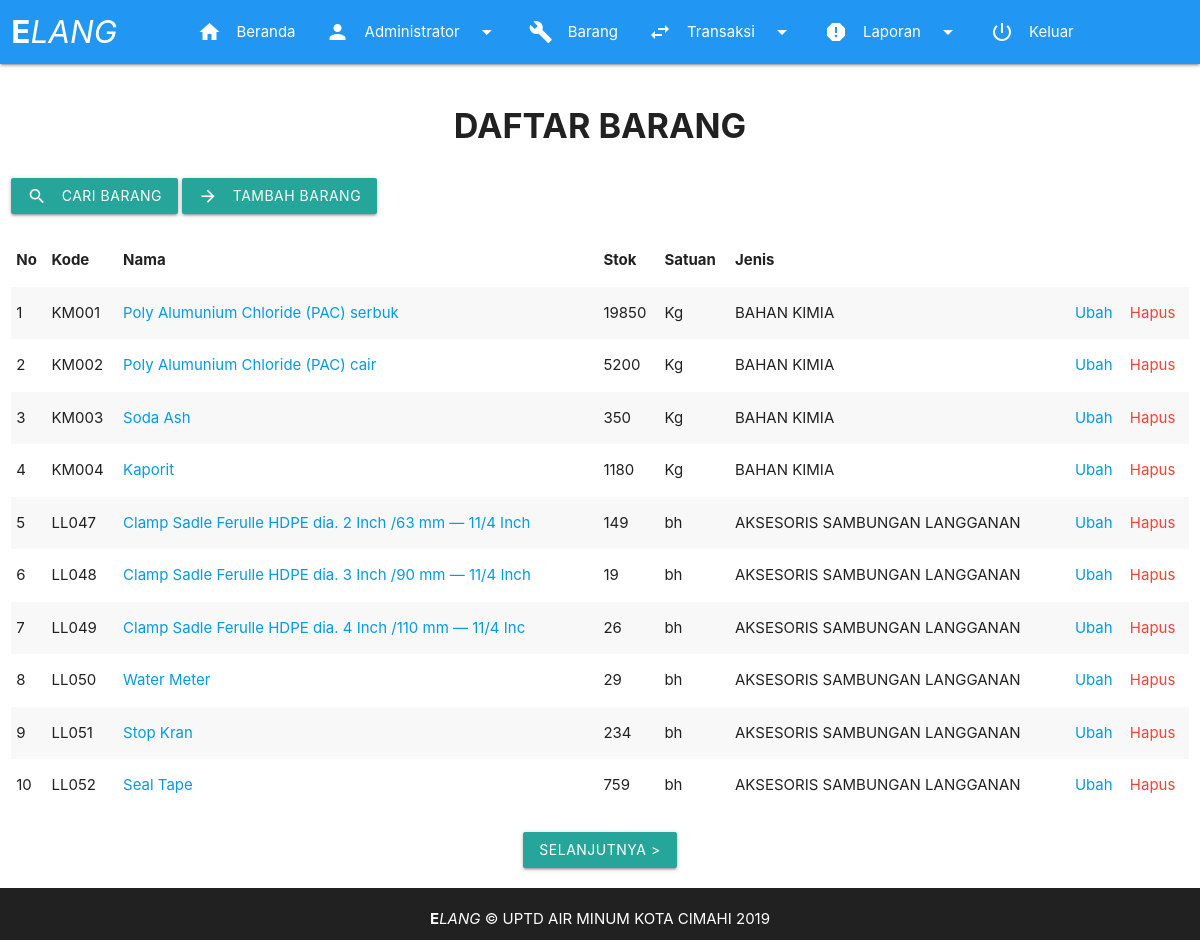
The app's page /page/list_barang.php (signed in) with its own data.
### tables this page shows
CREATE TABLE `barang` (
  `id` int(11) NOT NULL,
  `nama` varchar(200) NOT NULL,
  `stok` int(11) NOT NULL,
  `satuan` varchar(10) NOT NULL,
  `jenis` varchar(100) NOT NULL,
  `num_kode` int(3) NOT NULL,
  `alpha_kode` varchar(2) NOT NULL,
  `kode` varchar(5) NOT NULL
);

### fungsi/fungsi.php (called while the page is built, shortened)
<?php
function tampilkan_barang_perhalaman(){
	global $link, $awal, $per_page;
	$query = "SELECT * FROM barang ORDER BY kode LIMIT $awal, $per_page";
	$result = mysqli_query($link, $query) or die ('gagal menampilkan list barang');
	return $result;
}
?>

### page/list_barang.php (the view, shortened to what this page needs)
<!DOCTYPE html>
  <html>
    <head>
      <?php require_once "../aset/view/headcontent.php"; ?>
    </head>
    <body>
      <?php
      require_once "../aset/view/header.php";
      require_once "../fungsi/db.php";
      require_once "../fungsi/fungsi.php";
      $per_page = 10;
      $page_now = 1;
      $total_pengaduan = mysqli_num_rows(mysqli_query($link, "SELECT * FROM barang"));
      $page_total = ceil($total_pengaduan/$per_page);
      $awal = ($page_now - 1) * $per_page;
      $nourut = $page_now * 10 - 9;
      $barang = tampilkan_barang_perhalaman();
      ?>
      <main>
        <div class="row center">
          <div class="col s12">
            <h4><b>DAFTAR BARANG</b></h4>
          </div>
        </div>
        <div class="row">
          <div class="col s12">
            <button class="btn waves-effect waves-light" onClick="tampilkan_cari()">Cari Barang
              <i class="material-icons left">search</i>
            </button>
            <button class="btn waves-effect waves-light" onClick="tampilkan_form()">Tambah Barang
              <i class="material-icons left">arrow_forward</i>
            </button>
          </div>
        </div>
        <div class="row">
          <div class="col s12">
            <table class="striped responsive-table">
              <thead>
                <tr>
                  <th>No</th>
                  <th>Kode</th>
                  <th>Nama</th>
                  <th>Stok</th>
                  <th>Satuan</th>
                  <th>Jenis</th>
                  <th></th>
                  <th></th>
                </tr>
              </thead>
              <tbody>
                <?php while($row = mysqli_fetch_assoc($barang)):?>
                <tr>
                  <td><?=$nourut++;?></td>
                  <td><?=$row['kode'];?></td>
                  <td><a href="kartu_stock.php?kode=<?=$row['kode'];?>"><?=$row['nama'];?></a></td>
                  <td><?=$row['stok'];?></td>
                  <td><?=$row['satuan'];?></td>
                  <td><?=$row['jenis'];?></td>
                  <td><a href="edit_list_barang.php?id=<?=$row['id'];?>">Ubah</a></td>
                  <td><a href="hapus_barang.php?id=<?=$row['id'];?>" class="red-text" onclick="return confirm('Apakah anda yakin akan menghapus data ini?')">Hapus</a></td>
                </tr>
                <?php endwhile; ?>
              </tbody>
            </table>
          </div>
        </div>
        <div class="row center">
          <div class="col s12">
            <?php if(isset($page_total)) { ?>
              <?php if($page_total > 1) { ?>
                    <?php if($page_now < $page_total) { ?>
                      <div class="center">
                        <a href="list_barang.php?page=<?php echo $page_now + 1 ?>" role="button" class="btn btn-info">Selanjutnya &gt;</a>
                      </div>
                    <?php }else{ ?>
                      <a href="" style="display: none;">Hilang</a>
                    <?php } ?>
              <?php } ?>
            <?php } ?>
          </div>
        </div>
      </main>
      <?php
      require_once "../aset/view/footer.php";
      ?>
    </body>
  </html>

### aset/css/style.css (style rules this page uses)
* { margin: 0; padding: 0; }
body { background: #fff; display: flex; min-height: 100vh; flex-direction: column; }
main { flex: 1 0 auto; }

### records on screen
barang: kode "KM001", nama "Poly Alumunium Chloride (PAC) serbuk", stok "19850", satuan "Kg", jenis "BAHAN KIMIA"
barang: kode "KM002", nama "Poly Alumunium Chloride (PAC) cair", stok "5200", satuan "Kg", jenis "BAHAN KIMIA"
barang: kode "KM003", nama "Soda Ash", stok "350", satuan "Kg", jenis "BAHAN KIMIA"
barang: kode "KM004", nama "Kaporit", stok "1180", satuan "Kg", jenis "BAHAN KIMIA"
barang: kode "LL047", nama "Clamp Sadle Ferulle HDPE dia. 2 Inch /63 mm — 11/4 Inch", stok "149", satuan "bh", jenis "AKSESORIS SAMBUNGAN LANGGANAN"
barang: kode "LL048", nama "Clamp Sadle Ferulle HDPE dia. 3 Inch /90 mm — 11/4 Inch", stok "19", satuan "bh", jenis "AKSESORIS SAMBUNGAN LANGGANAN"
barang: kode "LL049", nama "Clamp Sadle Ferulle HDPE dia. 4 Inch /110 mm — 11/4 Inc", stok "26", satuan "bh", jenis "AKSESORIS SAMBUNGAN LANGGANAN"
barang: kode "LL050", nama "Water Meter", stok "29", satuan "bh", jenis "AKSESORIS SAMBUNGAN LANGGANAN"
barang: kode "LL051", nama "Stop Kran", stok "234", satuan "bh", jenis "AKSESORIS SAMBUNGAN LANGGANAN"
barang: kode "LL052", nama "Seal Tape", stok "759", satuan "bh", jenis "AKSESORIS SAMBUNGAN LANGGANAN"

### other values on screen
$_SESSION['username'] "Administrator"
